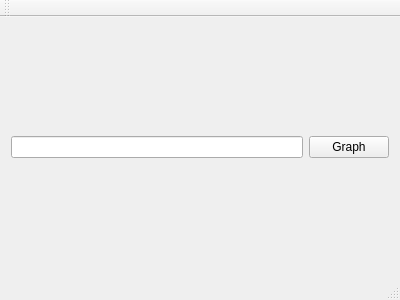
<?xml version="1.0" encoding="UTF-8"?>
<ui version="4.0">
 <class>MainWindow</class>
 <widget class="QMainWindow" name="MainWindow">
  <property name="geometry">
   <rect>
    <x>0</x>
    <y>0</y>
    <width>400</width>
    <height>300</height>
   </rect>
  </property>
  <property name="windowTitle">
   <string>MainWindow</string>
  </property>
  <widget class="QWidget" name="centralWidget">
   <layout class="QVBoxLayout" name="verticalLayout">
    <item>
     <layout class="QHBoxLayout" name="horizontalLayout">
      <item>
       <widget class="QLineEdit" name="lineEdit"/>
      </item>
      <item>
       <widget class="QPushButton" name="pushButton">
        <property name="text">
         <string>Graph</string>
        </property>
       </widget>
      </item>
     </layout>
    </item>
   </layout>
  </widget>
  <widget class="QMenuBar" name="menuBar">
   <property name="geometry">
    <rect>
     <x>0</x>
     <y>0</y>
     <width>400</width>
     <height>21</height>
    </rect>
   </property>
  </widget>
  <widget class="QToolBar" name="mainToolBar">
   <attribute name="toolBarArea">
    <enum>TopToolBarArea</enum>
   </attribute>
   <attribute name="toolBarBreak">
    <bool>false</bool>
   </attribute>
  </widget>
  <widget class="QStatusBar" name="statusBar"/>
 </widget>
 <layoutdefault spacing="6" margin="11"/>
 <resources/>
 <connections/>
</ui>
